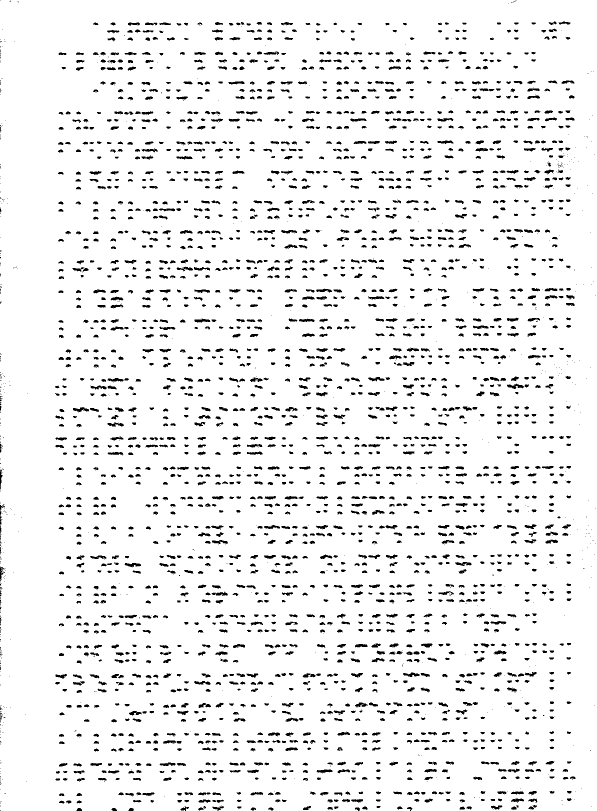
#> input picture images/tested/ImageScan.tif, 1194 x 1621 px, given in place of thresh.jpg, which was not available (shown at 1/2 size)
$ python DotCenters.py --token 5
#> lines starting #> are read from the running program, lines starting #| are printed output that depends on the picture; after the words box and inside, x2 and y2 are one past the last pixel; in counts of white or black regions, pixels touching at a corner belong together; pictures that were not available may be replaced by others from this repository, and a replacement may not be noted
### MaskUtils.py
import cv2
import numpy as np
from PIL import Image
import FileMan as fm


def blank_paper(width, height,ndpi, blank='blank.jpg')  :
  img1 = Image.new(mode='L', size=(width, height), color=255)
  img1.save(blank, dpi=(ndpi,ndpi))


# [104 lines left out: functions count_nonblack_np, HorizontalMask, VerticalMask, edgeLines, not called in this run]

### FileMan.py
import os
import sys

import subprocess as sub


FILE_TYPE = 1
FOLDER_TYPE = 0

class StdoutRedirection:
    """Standard output redirection context manager"""

    def __init__(self, path):
        self._path = path

    def __enter__(self):
        sys.stdout = open(self._path, mode="a")
        return self

    def __exit__(self, exc_type, exc_val, exc_tb):
        sys.stdout.close()
        sys.stdout = sys.__stdout__


def printLog(*args) :
  with StdoutRedirection("log.txt"):
    print(args,'\n')


# [6 lines left out: function new_popen, not called in this run]


def secureDel(path, ftype, echo=True) :
  """ check if a folder or file exists
  then delete it.
  given paremeters :
  path to the file or folder.
  ftype : (1==file) , (0 == Folder)
  return true if action performed """


  if os.path.exists(path):
    if ftype == FILE_TYPE :
      os.remove(path)
      if echo :
        printLog("file : ",path , " removed")
      return True
    elif ftype == FOLDER_TYPE :
      os.rmdir(path)
      if echo :
        printLog("folder : ",path , " removed")
      return True
  else :
    if echo :
      printLog("the item does not exist : \n", path)
  return False

### DotCenters.py
import cv2
import numpy as np
from PIL import Image
from MaskUtils import blank_paper
import argparse
import os
from FileMan import secureDel, FILE_TYPE, printLog

#python DotCenters.py -t 1 -A4 1 -lb 85


#Dot height is approximately 0.02 inches (0.5 mm); [6px/300dpi]
#the horizontal and vertical spacing between dot centers within a Braille cell is approximately 0.1 inches (2.5 mm); [30px/300dpi]
#the blank space between dots on adjacent cells is approximately 0.15 inches (3.75 mm) horizontally; [45px/300dpi]
#and 0.2 inches (5.0 mm) vertically; [60px/300dpi]

# a scanner (epson perfection v19)


def calcul_centers(image,echo=True) :
  """calculate the center of dots
  wich are concidered as multiple blobs.
  the only given parameter is the image
  return a list of tuple coordinate (x,y) of centers
  and corresponding list
  of bounding rect tuple = ((x,y),(w,h))"""

  img=image.copy()
  cntList=[]
  points=[]
  if len(img.shape)!=2 :
    # convert the image to grayscale
    img = cv2.cvtColor(img, cv2.COLOR_BGR2GRAY)


  img=cv2.bitwise_not(img)
  # convert the grayscale image to binary image
  ret,thresh = cv2.threshold(img,127,255,0)

  # find contour in the binary image
  contours, hierarchy = cv2.findContours(thresh,cv2.RETR_TREE,cv2.CHAIN_APPROX_SIMPLE) #im2,
  if echo :
    printLog("number of dots : ", len(contours))
  for c in contours:
    x,y,w,h = cv2.boundingRect(c)
    cntList.append(((x,y),(w,h)))
    # calculate moments for each contour
    try :
      M = cv2.moments(c)
      cX = int(M["m10"] / M["m00"])
      cY = int(M["m01"] / M["m00"])
    except ZeroDivisionError :
      continue
    points.append((cX,cY))
  return points,cntList


def main() :
  img = cv2.imread('./images/thresh.jpg',0)
#> img: shape (1621, 1194); 93.4% white; 3184 black regions (750 under 20 px), largest, box (x1, y1, x2, y2) and area: (1014, 767, 1048, 778) 187, (146, 814, 178, 825) 177, (249, 1126, 282, 1135) 175

  height,width=img.shape
#> height = 1621; width = 1194
  points,cntList=calcul_centers(img)
#> in calcul_centers, `img=cv2.bitwise_not(img)`:
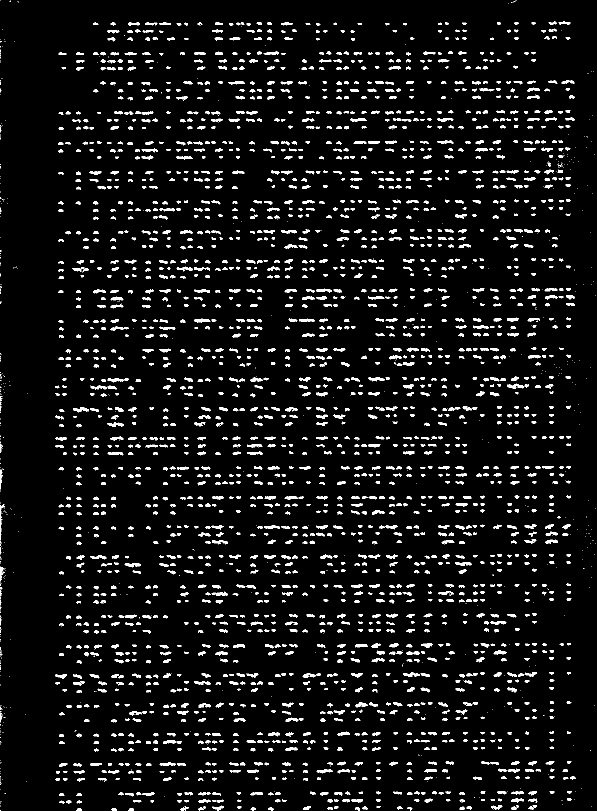
#> img: shape (1621, 1194) (shown at 1/2 size); 6.6% white; 3184 white regions (750 under 20 px)
#> in calcul_centers, `contours, hierarchy = cv2.findContours(thresh,cv2.RETR_TREE,cv2.CHAIN_..`: contours = 3409 contours, 1200 with area under 20; largest, box (x1, y1, x2, y2) and area: (1014, 767, 1048, 778) 146, (146, 814, 178, 825) 139, (249, 1126, 282, 1135) 137, (806, 1345, 840, 1354) 132, (389, 637, 421, 645) 127
#> the loop in calcul_centers, `for c in contours:` made 3409 passes
#> (x, y, w, h, cX, cY) on passes 3 to 5: (257, 1616, 11, 5, 262, 1618), (223, 1616, 11, 5, 227, 1618), (153, 1616, 11, 5, 158, 1618)
#> after the loop in calcul_centers, `for c in contours:`: cntList = 3409 items; points = 2731 pairs, first value 0 to 1145, second value 2 to 1618
#> cntList = 3409 items

  points=calcul_centers(img)[0]
#> the loop in calcul_centers (call 2), `for c in contours:` made 3409 passes

  blankName='.\\images\\blank.jpg'
  secureDel(blankName,FILE_TYPE,False)
  blank_paper(width, height,300,blank=blankName)
#> in blank_paper, `img1 = Image.new(mode='L', size=(width, height), color=255)`: img1: PIL image 1194x1621 L; every value is 255

  img1 = cv2.imread(blankName,0)

  for p in points :
    # draw x,y coordinate of center
    cv2.circle(img1, (p[0], p[1]), 5, (0, 0, 0), 5)
    cv2.circle(img1, (p[0], p[1]), 4, (0, 0, 0), -1)
#> this loop made 2731 passes
#> p on passes 1 to 3: (262, 1618), (227, 1618), (158, 1618)
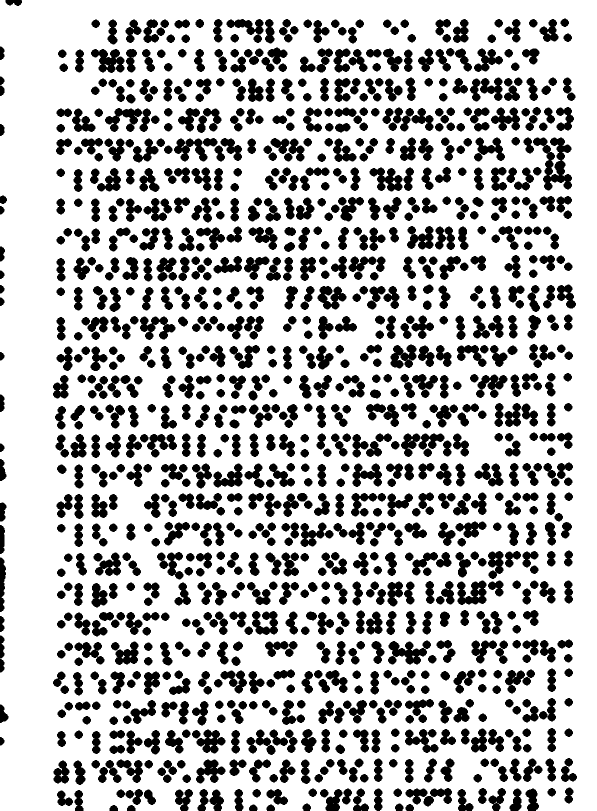
#> img1: shape (1621, 1194) (shown at 1/2 size); 73.2% white; 1109 black regions, largest, box (x1, y1, x2, y2) and area: (1066, 275, 1144, 381) 3849, (776, 1281, 862, 1329) 2272, (182, 98, 249, 146) 2010

  resultName="./images/centers.png"
  secureDel(resultName,FILE_TYPE)
  cv2.imwrite(resultName,img1)


  img2 = cv2.imread(blankName,0)

  for p in points :
    # draw x,y coordinate of center
    cv2.circle(img2, (p[0], p[1]), 12, (0, 0, 0), 12)
    cv2.circle(img2, (p[0], p[1]), 10, (0, 0, 0), -1)
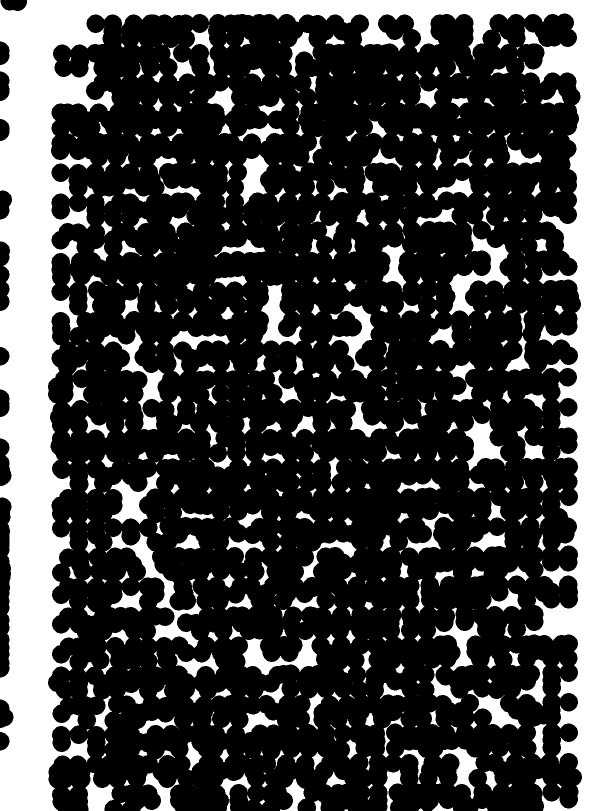
#> img2: shape (1621, 1194) (shown at 1/2 size); 24.6% white; 577 white regions (187 under 20 px), largest, box (x1, y1, x2, y2) and area: (0, 0, 1194, 1621) 306011, (210, 1062, 404, 1296) 7056, (898, 443, 1021, 632) 6107

  resultName="./images/centers2.png"
  secureDel(resultName,FILE_TYPE)
  cv2.imwrite(resultName,img2)


if __name__ == "__main__":
  ap = argparse.ArgumentParser()
  ap.add_argument("-t", "--token", required=True,type=int,
    help="dummy int as token")
  args = vars(ap.parse_args())


  main()
